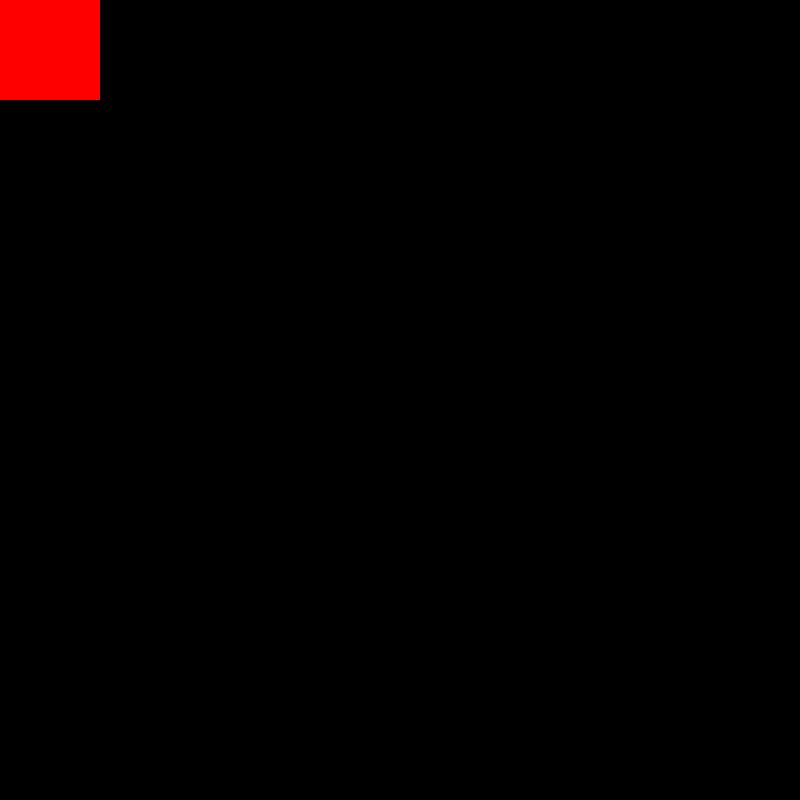
Frame 1 (no input)
Frame 60 (the mouse pressed at the canvas centre just before this capture): identical to frame 1, image omitted
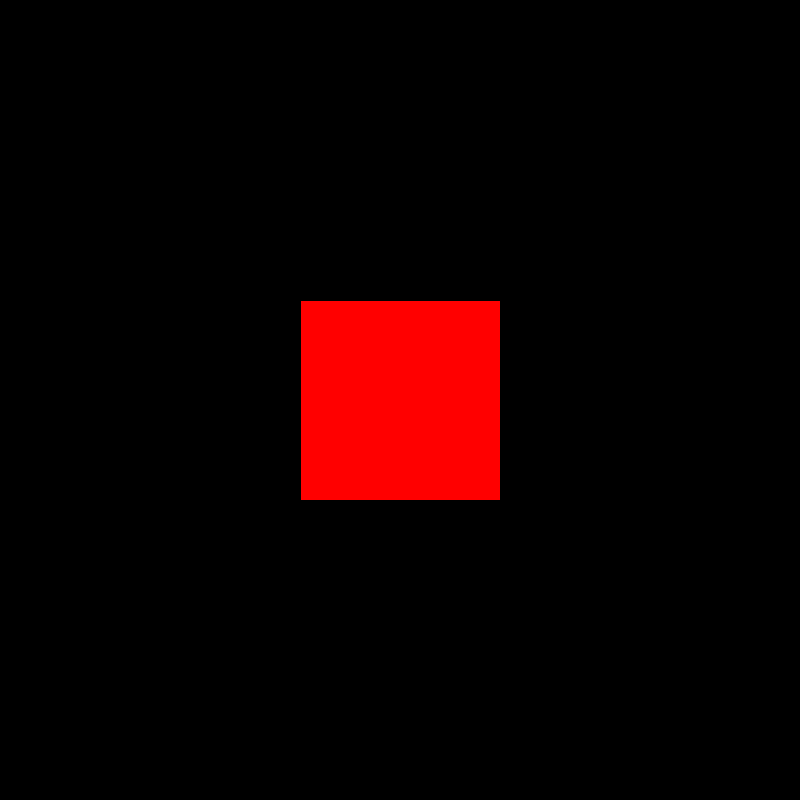
Frame 120 (the mouse held since frame 60 and released just before this capture)

The Processing sketch that drew these frames (run headless with seeded random() and noise(); from frame 60 on, the mouse is pressed at the canvas centre):

// Processing sketch: booleanDemo
// ── booleanDemo.pde
//global variables
boolean isItHotOut;

void setup() {
  size(800, 800);
  
  isItHotOut = true;
}

void draw() {
  background(0);
  
  showBox();
}

void showBox() {
  if (isItHotOut) {
    fill(255, 0, 0);
  } 
  else {
    fill(0, 0, 255);
  }
  
  rectMode(CENTER);
  rect(mouseX, mouseY, 200, 200);
}

void mouseClicked() {
  //runs automatically at the end of the draw loop if the mouse was clicked this frame
  
  //the nice shortcutty way
  isItHotOut = !isItHotOut;
  
  //the long way to do it...
  //if (isItHotOut == true) {
  //  isItHotOut = false;
  //}
  //else {
  //  isItHotOut = true;
  //}
}
